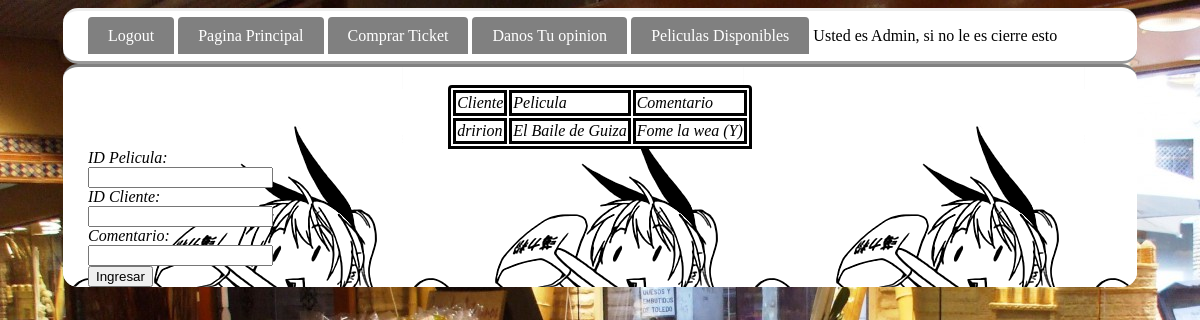
Screenshot of /comentario.php with the database file from the repository.
### tables this page shows
CREATE TABLE IF NOT EXISTS `comentarios` (
  `cliente_id` int(11) NOT NULL,
  `pelicula_id` int(11) NOT NULL,
  `comentario` varchar(50) DEFAULT NULL,
  PRIMARY KEY (`cliente_id`,`pelicula_id`),
  KEY `pelicula_id` (`pelicula_id`)
);

CREATE TABLE IF NOT EXISTS `clientes` (
  `id_cliente` int(11) NOT NULL AUTO_INCREMENT,
  `Usuario` varchar(50) NOT NULL,
  `Pass` varchar(50) NOT NULL,
  `RUT` int(11) NOT NULL,
  PRIMARY KEY (`id_cliente`),
  KEY `RUT` (`RUT`)
);

CREATE TABLE IF NOT EXISTS `peliculas` (
  `id_pelicula` int(11) NOT NULL AUTO_INCREMENT,
  `Nombre` varchar(50) NOT NULL,
  `Genero` varchar(50) NOT NULL,
  `Clasificacion` varchar(50) NOT NULL,
  `Precio` int(11) NOT NULL,
  `Directores` varchar(50) NOT NULL,
  `Actores` varchar(50) NOT NULL,
  PRIMARY KEY (`id_pelicula`)
);

### comentario.php (the view, shortened to what this page needs)
<!DOCTYPE html>
<html>
  <head>
    <link href="diseño.css" rel="stylesheet"/>
      <body>
        <div class ="menu">
          <ul id="menu">
            <li><a href="index.php">Logout</a></li>
            <li><a href="cliente.php">Pagina Principal</a></li>
            <li><a href="ticketsC.php">Comprar Ticket</a></li>
            <li><a href="comentario.php">Danos Tu opinion</a></li>
            <li><a href="pelicula.php">Peliculas Disponibles</a></li>
            <li>Usted es Admin, si no le es cierre esto</li>
          </ul>
        </div>
        <div class="contenido">
            <table>
                <tr>
                    <td>Cliente</td>
                    <td>Pelicula</td>
                    <td>Comentario</td>
                </tr>
            <?php
                $servername = "localhost";
                $username = "root";
                $password = "";
                $dbname = "tarea2";
                $conn = new mysqli($servername,$username,$password,$dbname);
                $sql = "SELECT clientes.usuario AS Cliente, Peliculas.Nombre AS Pelicula, Comentario FROM Clientes, Peliculas, Comentarios WHERE cliente_id = id_cliente AND id_pelicula = pelicula_id";
                $result = $conn->query($sql) or die("Falló la consulta" .$conn->error);
                if ($result->num_rows > 0) {
                while($rows=  mysqli_fetch_array($result)){
                    echo "<tr><td>".$rows[0]."</td>";
                    echo "<td>".$rows[1]."</td>";
                    echo "<td>".$rows[2]."</tr><br>";
                    }
                }
                else {
                  echo "0 results";
                }
            ?>
        </table>
			<form action="comentacion.php" method="POST">
            ID Pelicula:<br>
            <input type="text" name="pelicula"><br>
            ID Cliente:<br>
            <input type="text" name="cliente"><br>
            Comentario:<br>
            <input type="text" name="texto"><br>
            <input type="submit" value="Ingresar">
          </form>
        </div>
      </body>
</html>

### diseño.css (style rules this page uses)
body { background-color: gray; background-image: url("pasteleria-santo-tome.jpg"); }
.menu { margin: auto; width: 1024px; padding-right: 25px; padding-left: 25px; border-top-style: outset; border-bottom-style: outset; background-color: white; border-radius: 15px; }
ul#menu { padding: 0; }
ul#menu li { display: inline; }
ul#menu li a { background-color: gray; color: white; padding: 10px 20px; text-decoration: none; border-radius: 4px 4px 0 0; text-shadow: none; }
table { margin:auto; border-color: black; border-style: solid; border-radius: 4px 4px 0 0; overflow-y: auto; background-color: white; }
tr { border-color: black; border-style: solid; background-color: white; }
td { border-color: black; border-style: solid; background-color: white; }
.contenido { margin: auto; width: 1024px; padding-right: 25px; padding-left: 25px; border-top-style: outset; height: 120%; border-top-color: gray; border-right-color: gray; border-bottom-color: gray; border-left-color: gray; border-radius: 15px; background-color: white; font-style: oblique; color: black; text-shadow: -1px 0 white, 0 1px white, 1px 0 white, 0 -1px white; background-image: url("Especial_7.png"); }

### rows the page displays
comentarios: cliente.Usuario "dririon", pelicula.Nombre "El Baile de Guiza", comentario "Fome la wea (Y)"
